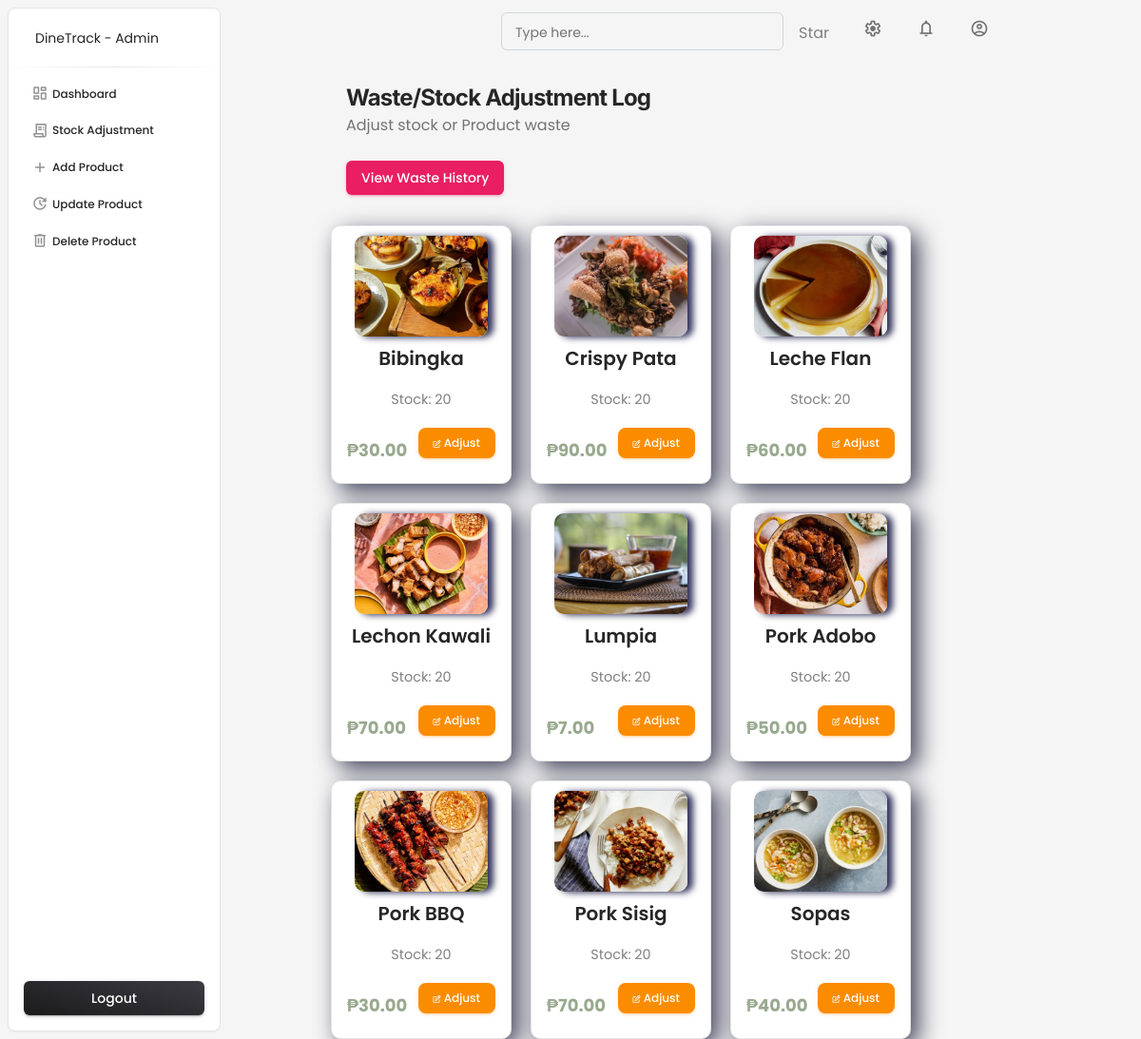
Page /admin/admin-waste-log.php on the committed database.
### tables this page shows
CREATE TABLE IF NOT EXISTS Menu_Items (
  Item_ID INT UNSIGNED NOT NULL AUTO_INCREMENT,
  Item_Name VARCHAR(100) NOT NULL,
  Price DECIMAL(10,2) NOT NULL,
  Image_Path VARCHAR(255) NOT NULL,
  stock_quantity INT NOT NULL DEFAULT 20,
  is_available TINYINT(1) NOT NULL DEFAULT 1,
  created_at TIMESTAMP NOT NULL DEFAULT CURRENT_TIMESTAMP,
  updated_at TIMESTAMP NOT NULL DEFAULT CURRENT_TIMESTAMP ON UPDATE CURRENT_TIMESTAMP,
  PRIMARY KEY (Item_ID)
);

### admin/admin-waste-log.php (the view, shortened to what this page needs)
<?php
require_once __DIR__ . '/../db_connection.php';
require_once __DIR__ . '/includes/header.php';
?>
<!DOCTYPE html>
<html lang="en">
<head>
    <link href="https://cdn.jsdelivr.net/npm/remixicon@4.5.0/fonts/remixicon.css" rel="stylesheet"/>
    <link rel="stylesheet" href="https://cdnjs.cloudflare.com/ajax/libs/font-awesome/6.7.2/css/all.min.css"/>
    <link rel="stylesheet" href="../home.css">
</head>
<body>
<div class="ms-3">
    <h3 class="mb-0 h4 font-weight-bolder">Waste/Stock Adjustment Log</h3>
    <p class="mb-4">Adjust stock or Product waste</p>
</div>
<div class="mb-3 ms-3">
    <button class="btn btn-primary" id="viewWasteHistory">View Waste History</button>
</div>
<div class="update-container" id="update-container">
    <div class="card-lists">
        <?php
        if ($conn && $conn->connect_error === null) {
            $sql = "SELECT * FROM menu_items ORDER BY is_available DESC, Item_Name ASC";
            $result = $conn->query($sql);
            if ($result && $result->num_rows > 0) {
                while ($row = $result->fetch_assoc()) {
                    $availabilityClass = $row['is_available'] ? '' : 'unavailable-item';
                    echo '<div class="card '.$availabilityClass.'" data-item-id="'.$row['Item_ID'].'">
                            <img src="../img/'.basename($row['Image_Path']).'"/>
                            <h5 class="food-name">'.$row['Item_Name'].'</h5>
                            <div class="stock-info">
                                Stock: <span class="stock-count">'.($row['stock_quantity'] ?? 0).'</span>
                                '.($row['is_available'] ? '' : '<span class="badge bg-danger">Out of Stock</span>').'
                            </div>
                            <div class="card-price">
                                <div class="price">₱'.number_format($row['Price'], 2).'</div>
                                <button class="btn btn-sm btn-warning adjust-stock"
                                       data-item-id="'.$row['Item_ID'].'"
                                       data-item-name="'.$row['Item_Name'].'">
                                    <i class="fa-regular fa-pen-to-square"></i> Adjust
                                </button>
                            </div>
                          </div>';
                }
            } else {
                echo '<p>No products found</p>';
            }
        } else {
            echo '<div class="alert alert-danger">Database connection error</div>';
        }
        ?>
    </div>
</div>
<?php
require_once __DIR__ . '/includes/footer.php';
?>

### home.css (style rules this page uses)
:root { --font-family: 'Poppins', sans-serif; --primary-color: #99a98f; --text-color: gray; --decent-color: #d6e8db; --secondary-color: #09bd09; }
* { margin: 0; padding: 0; border: none; outline: none; text-decoration: none; box-sizing: border-box; font-family: var(--font-family); }
body { background: white; padding: 0 9%; }
.card-lists { display: flex; gap: 20px; flex-wrap: wrap; margin-bottom: 2rem; }
.card { width: 190px; display: flex; align-items: center; flex-direction: column; gap: 10px; padding: 10px 1rem; border-radius: 10px; background: white; box-shadow: 8px 8px 24px 0px rgba(66, 68, 90, 1); text-align: center; color: var(--text-color); min-height: 250px; }
.card img { width: 90%; }
.card-price { display: flex; align-items: center; width: 100%; justify-content: space-between; }
.card-price .price { color: var(--primary-color); font-size: large; font-weight: 700; }
.card img { border-radius: 10px; box-shadow: 6px 1px 7px 0px rgba(50, 50, 90, 1); transition-duration: 0.5s; }

### admin/admin-waste-log.php (style rules this page uses)
.stock-info { font-size: 0.9rem; margin-bottom: 8px; }

### rows in the picture
menu_items: Image_Path (picture), Item_Name "Bibingka", stock_quantity "20", Price "30.00"
menu_items: Image_Path (picture), Item_Name "Crispy Pata", stock_quantity "20", Price "90.00"
menu_items: Image_Path (picture), Item_Name "Leche Flan", stock_quantity "20", Price "60.00"
menu_items: Image_Path (picture), Item_Name "Lechon Kawali", stock_quantity "20", Price "70.00"
menu_items: Image_Path (picture), Item_Name "Lumpia", stock_quantity "20", Price "7.00"
menu_items: Image_Path (picture), Item_Name "Pork Adobo", stock_quantity "20", Price "50.00"
menu_items: Image_Path (picture), Item_Name "Pork BBQ", stock_quantity "20", Price "30.00"
menu_items: Image_Path (picture), Item_Name "Pork Sisig", stock_quantity "20", Price "70.00"
menu_items: Image_Path (picture), Item_Name "Sopas", stock_quantity "20", Price "40.00"
